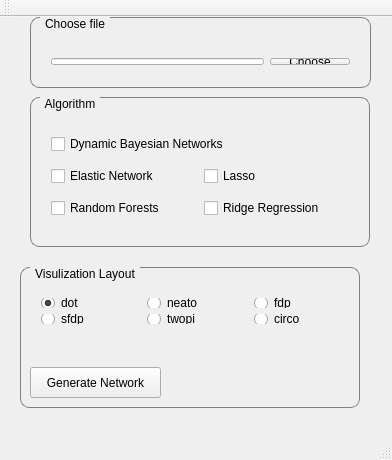
<?xml version="1.0" encoding="UTF-8"?>
<ui version="4.0">
 <class>GRNControlPanel</class>
 <widget class="QMainWindow" name="GRNControlPanel">
  <property name="geometry">
   <rect>
    <x>0</x>
    <y>0</y>
    <width>392</width>
    <height>460</height>
   </rect>
  </property>
  <property name="windowTitle">
   <string>GRN Control Panel</string>
  </property>
  <property name="styleSheet">
   <string notr="true">QGroupBox {
    border: 1px solid gray;
    border-radius: 9px;
    margin-top: 0.5em;
}

QGroupBox::title {
    subcontrol-origin: margin;
    left: 10px;
    padding: 0 3px 0 3px;
}
</string>
  </property>
  <widget class="QWidget" name="centralWidget">
   <widget class="QGroupBox" name="AlgorithmGroupBox">
    <property name="geometry">
     <rect>
      <x>30</x>
      <y>80</y>
      <width>340</width>
      <height>150</height>
     </rect>
    </property>
    <property name="title">
     <string>Algorithm</string>
    </property>
    <widget class="QWidget" name="">
     <property name="geometry">
      <rect>
       <x>10</x>
       <y>20</y>
       <width>321</width>
       <height>121</height>
      </rect>
     </property>
     <layout class="QGridLayout" name="gridLayout_3">
      <item row="1" column="0">
       <widget class="QCheckBox" name="Elastic">
        <property name="mouseTracking">
         <bool>true</bool>
        </property>
        <property name="text">
         <string>Elastic Network</string>
        </property>
       </widget>
      </item>
      <item row="1" column="1">
       <widget class="QCheckBox" name="Lasso">
        <property name="text">
         <string>Lasso</string>
        </property>
       </widget>
      </item>
      <item row="2" column="1">
       <widget class="QCheckBox" name="RidgeRegression">
        <property name="text">
         <string>Ridge Regression</string>
        </property>
       </widget>
      </item>
      <item row="0" column="0" colspan="2">
       <widget class="QCheckBox" name="DBN">
        <property name="text">
         <string>Dynamic Bayesian Networks</string>
        </property>
       </widget>
      </item>
      <item row="2" column="0">
       <widget class="QCheckBox" name="RandomForest">
        <property name="text">
         <string>Random Forests</string>
        </property>
       </widget>
      </item>
     </layout>
    </widget>
   </widget>
   <widget class="QGroupBox" name="VisulizationGroupBox">
    <property name="geometry">
     <rect>
      <x>20</x>
      <y>250</y>
      <width>340</width>
      <height>141</height>
     </rect>
    </property>
    <property name="title">
     <string>Visulization Layout</string>
    </property>
    <widget class="QPushButton" name="OpenVisulizationButton">
     <property name="geometry">
      <rect>
       <x>10</x>
       <y>100</y>
       <width>131</width>
       <height>31</height>
      </rect>
     </property>
     <property name="text">
      <string>Generate Network</string>
     </property>
    </widget>
    <widget class="QWidget" name="">
     <property name="geometry">
      <rect>
       <x>10</x>
       <y>20</y>
       <width>335</width>
       <height>48</height>
      </rect>
     </property>
     <layout class="QGridLayout" name="gridLayout_4">
      <item row="0" column="0">
       <widget class="QRadioButton" name="dot">
        <property name="text">
         <string>dot</string>
        </property>
        <property name="checked">
         <bool>true</bool>
        </property>
       </widget>
      </item>
      <item row="0" column="1">
       <widget class="QRadioButton" name="neato">
        <property name="text">
         <string>neato</string>
        </property>
       </widget>
      </item>
      <item row="0" column="2">
       <widget class="QRadioButton" name="fdp">
        <property name="text">
         <string>fdp</string>
        </property>
       </widget>
      </item>
      <item row="1" column="0">
       <widget class="QRadioButton" name="sfdp">
        <property name="text">
         <string>sfdp</string>
        </property>
       </widget>
      </item>
      <item row="1" column="1">
       <widget class="QRadioButton" name="twopi">
        <property name="text">
         <string>twopi</string>
        </property>
       </widget>
      </item>
      <item row="1" column="2">
       <widget class="QRadioButton" name="circo">
        <property name="text">
         <string>circo</string>
        </property>
       </widget>
      </item>
     </layout>
    </widget>
   </widget>
   <widget class="QGroupBox" name="groupBox">
    <property name="geometry">
     <rect>
      <x>30</x>
      <y>0</y>
      <width>341</width>
      <height>71</height>
     </rect>
    </property>
    <property name="title">
     <string>Choose file</string>
    </property>
    <widget class="QWidget" name="">
     <property name="geometry">
      <rect>
       <x>10</x>
       <y>30</y>
       <width>321</width>
       <height>29</height>
      </rect>
     </property>
     <layout class="QHBoxLayout" name="horizontalLayout">
      <item>
       <widget class="QLineEdit" name="InputFileNameField"/>
      </item>
      <item>
       <widget class="QPushButton" name="inputFileChooseButton">
        <property name="text">
         <string>Choose</string>
        </property>
       </widget>
      </item>
     </layout>
    </widget>
   </widget>
   <zorder>AlgorithmGroupBox</zorder>
   <zorder>VisulizationGroupBox</zorder>
   <zorder>OpenVisulizationButton</zorder>
   <zorder>groupBox</zorder>
  </widget>
  <widget class="QMenuBar" name="menuBar">
   <property name="geometry">
    <rect>
     <x>0</x>
     <y>0</y>
     <width>392</width>
     <height>25</height>
    </rect>
   </property>
  </widget>
  <widget class="QToolBar" name="mainToolBar">
   <attribute name="toolBarArea">
    <enum>TopToolBarArea</enum>
   </attribute>
   <attribute name="toolBarBreak">
    <bool>false</bool>
   </attribute>
  </widget>
  <widget class="QStatusBar" name="statusBar"/>
 </widget>
 <layoutdefault spacing="6" margin="11"/>
 <resources/>
 <connections/>
</ui>
